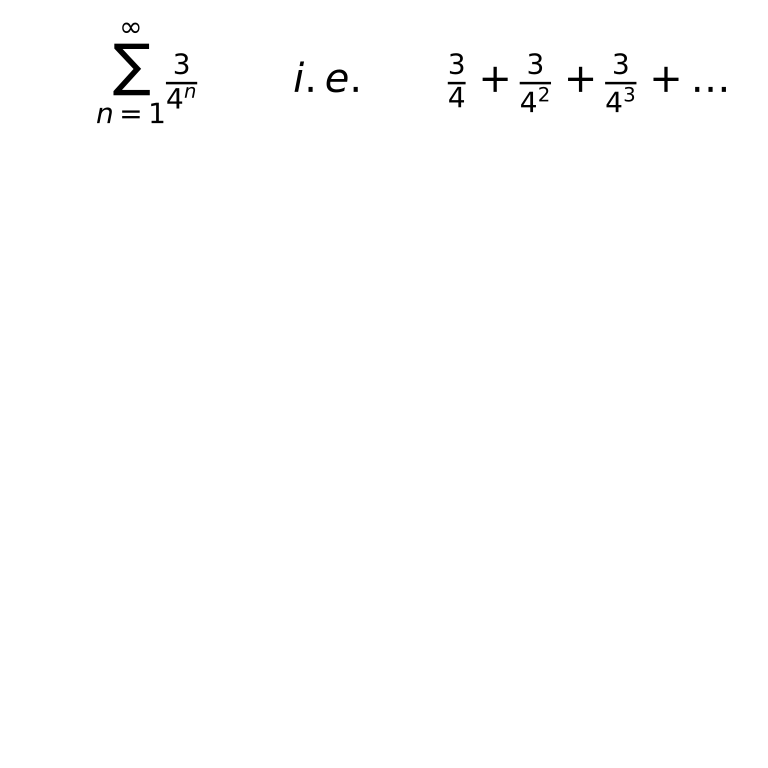

This figure's Python source:
import matplotlib.pyplot as plt

fig, ax = plt.subplots(figsize=(8,8))
ax.axis([0, 1, 0, 1])
ax.set_axis_off()

text = r'$\sum_{n=1}^{\infty} \frac{3}{4^{n}} \hspace{2} \ i.e. \hspace{2} \frac{3}{4} + \frac{3}{4^{2}} + \frac{3}{4^{3}} + \dots$'
ax.text(0, 1, text, horizontalalignment='left', fontsize=30)

# fig.savefig('f.svg')
plt.show()
